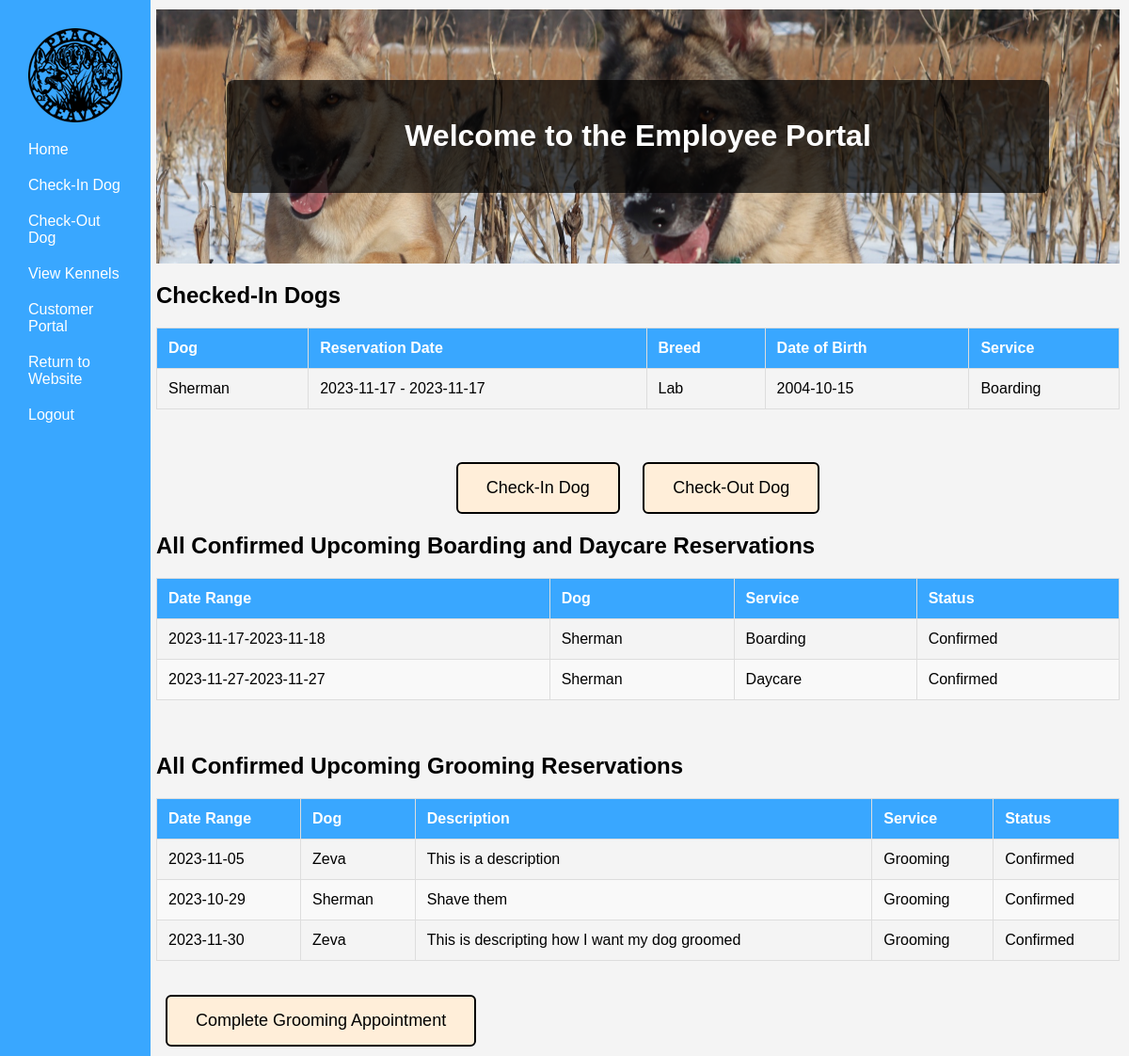
The page /php/Employee Portal/EmpHome.php (signed in) on the database its author committed.
### tables this page shows
CREATE TABLE `reservation` (
  `Res_ID` int(11) NOT NULL,
  `ResStartTime` date NOT NULL,
  `ResEndTime` date NOT NULL,
  `EmerContact` varchar(255) NOT NULL,
  `EmerPhone` varchar(12) NOT NULL,
  `isCheckedIn` tinyint(1) NOT NULL,
  `ServiceType` text NOT NULL,
  `isApproved` tinyint(1) NOT NULL,
  `ResDesc` varchar(500) NOT NULL,
  `isFinished` tinyint(1) NOT NULL,
  `CustID` int(11) NOT NULL,
  `DogID` int(11) NOT NULL,
  `KennelID` int(11) NOT NULL
);

CREATE TABLE `dog` (
  `DogID` int(11) NOT NULL,
  `DogName` varchar(30) NOT NULL,
  `Breed` varchar(30) NOT NULL,
  `DogDOB` date NOT NULL,
  `Sex` char(1) NOT NULL,
  `isFixed` tinyint(1) NOT NULL,
  `Weight` int(3) NOT NULL,
  `Color` varchar(16) NOT NULL,
  `HasForms` tinyint(1) NOT NULL DEFAULT 0,
  `DogOtherInfo` varchar(500) NOT NULL,
  `CustID` int(11) NOT NULL
);

CREATE TABLE `grooming_reservation` (
  `GroomResID` int(11) NOT NULL,
  `ResStartDate` date NOT NULL,
  `ResEndDate` date NOT NULL,
  `EmerContact` varchar(255) NOT NULL,
  `EmerPhone` varchar(12) NOT NULL,
  `isApproved` tinyint(1) NOT NULL DEFAULT 0,
  `GroomingDesc` varchar(500) NOT NULL,
  `isFinished` tinyint(1) NOT NULL DEFAULT 0,
  `CustID` int(11) NOT NULL,
  `DogID` int(11) NOT NULL
);

### php/UserHandling/classes/Config.php (called while the page is built)
<?php
class Config {
    public static function get($path = null) {
        if($path) {
            $config = $GLOBALS['config'];
            $path = explode('/',$path);
            foreach($path as $bit ) {
                if(isset($config[$bit])) {
                    $config = $config[$bit];
                } else {
                    return false;
                }
            }
            return $config;
        }
        return false;
    }
}

### php/UserHandling/classes/DB.php (called while the page is built, shortened)
<?php
class DB {
    private static $_instance = null;
    private $_pdo,
            $_query,
            $_lastQuery,
            $_error = false,
            $_results,
            $_count = 0;
    private function __construct() {
        try {
            $this->_pdo = new PDO('mysql:host=' . Config::get('mysql/host') . ';dbname=' . Config::get('mysql/db'),Config::get('mysql/username'), Config::get('mysql/password'));
        } catch (PDOException $e) {
            die($e->getMessage());
        }
    }
    public static function getInstance() {
        if(!isset(self::$_instance)) {
            self::$_instance = new DB();
        }
        return self::$_instance;
    }
    public function query($sql, $params = array()) {
        $this->_error = false;
        if($this->_query = $this->_pdo->prepare($sql)) {
            $x=1;
            if(count($params)) {
                foreach($params as $param) {
                    $this->_query->bindValue($x, $param);
                    $x++;
                }
            }
            if($this->_query->execute()) {
                $this->_results = $this->_query->fetchAll(PDO::FETCH_OBJ);
                $this->_count = $this->_query->rowCount();
            } else {
                $this->_error = true;
            }
        }
        return $this;
    }
    public function get($table, $where) {
        return $this->action('SELECT *', $table, $where);
    }
    public function results() {
        return $this->_results;
    }
    public function first() {
        return $this->results()[0];
    }
    private function action ($action, $table, $where = array()) {
        if(count($where) === 3) {
            $operators = array('=','>','<','<=','>=');
            $field      = $where[0];
            $operator   = $where[1];
            $value      = $where[2];
            if (in_array($operator, $operators)) {
                $sql = "{$action} FROM {$table} WHERE {$field} {$operator} ?";
                if(!$this->query($sql,array($value))->error()) {
                    return $this;
                }
            }
        }
        return false;
    }
    public function count() {
        return $this->_count;
    }
    public function error() {
        return $this->_error;
    }
    public function selectWhere($table, $conditions = array()) {
        if (count($conditions) > 0) {
            $where = '';
            $x = 1;
            foreach ($conditions as $field => $value) {
                $where .= "{$field} = ?";
                if ($x < count($conditions)) {
                    $where .= ' AND ';
                }
                $x++;
            }
            $sql = "SELECT * FROM {$table} WHERE {$where}";
            if (!$this->query($sql, array_values($conditions))->error()) {
                return $this;
            }
        }
        return false;
    }
}

### php/UserHandling/classes/User.php (called while the page is built, shortened)
<?php
class User {
    private $_db,
            $_data,
            $_sessionName,
            $_cookieName,
            $_isLoggedIn;
    public function __construct($user = null) {
        $this->_db = DB::getInstance();
        $this->_sessionName = Config::get('session/session_name');
        if(!$user) {
            if(Session::exists($this->_sessionName)) {
                $user = Session::get($this->_sessionName);
                if($this->find($user)) {
                    $this->_isLoggedIn = true;
                } else {
                }
            }
        } else {
            $this->find($user);
        }
    }
    public function find($user = null) {
        if($user) {
            $field = (is_numeric($user)) ? 'id' : 'username';
            $data = $this->_db->get('users', array($field, '=', $user));
            if($data->count() > 0) {
                $this->_data = $data->first();
                return true;
            }
        }
        return false;
    }
    public function data() {
        return $this->_data;
    }
    public function isLoggedIn() {
        return $this->_isLoggedIn;
    }
}

### php/UserHandling/classes/Session.php (called while the page is built, shortened)
<?php
class Session {
    public static function exists($name) {
        return (isset($_SESSION[$name])) ? true : false;
    }
    public static function get($name) {
        return $_SESSION[$name];
    }
}

### php/UserHandling/classes/Reservation.php (called while the page is built, shortened)
<?php
class Reservation {
    private $_db,
            $_reservationData;
    public function __construct($service, array $dogs) {
        $this->_db = DB::getInstance();
    }
    public function getReservationData()
    {
        return $this->_reservationData;
    }
    public function getCheckedInReservations() {
        $whereConditions = array(
            'isApproved' => 1,
            'isCheckedIn' => 1,
            'isFinished' => 0,
        );
        $data = $this->_db->selectWhere('reservation', $whereConditions);
        if ($data->count() > 0) {
            $this->_reservationData = $data->results();
            return true;
        } else {
            return false;
        }
    }
    public function getConfirmedReservations(){
        $whereConditions = array(
            'isApproved' => 1,
            'isFinished' => 0,
        );
        $data = $this->_db->selectWhere('reservation', $whereConditions);
        if ($data->count() > 0) {
            $this->_reservationData = $data->results();
            return true;
        } else {
            return false;
        }
    }
}

### php/UserHandling/classes/Dog.php (called while the page is built, shortened)
<?php
class Dog {
    private $_db,
            $_dogData,
            $_sessionName;
    public function __construct() {
        $this->_db = DB::getInstance();
    }
    public function findDogInfoWithDogID($dog = null){
        if($dog){
            $fields = 'DogID';
            $data = $this->_db->get('dog', array($fields, '=', $dog));
            if($data->count() > 0) {
                $this->_dogData = $data->first();
                return true;
            }
        }else{
            return false;
        }
    }
    public function data(){
        return $this->_dogData;
    }
}

### php/UserHandling/classes/GroomingReservation.php (called while the page is built, shortened)
<?php
class GroomingReservation {
    private $_db,
            $_groomingReservationData,
            $_sessionName,
            $_cookieName;
    public function __construct($service, array $dogs) {
        $this->_db = DB::getInstance();
    }
    public function getReservationData()
    {
        return $this->_groomingReservationData;
    }
    public function getConfirmedGroomingReservations(){
        $whereConditions = array(
            'isApproved' => 1,
            'isFinished' => 0,
        );
        $data = $this->_db->selectWhere('grooming_reservation', $whereConditions);
        if ($data->count() > 0) {
            $this->_groomingReservationData = $data->results();
            return true;
        } else {
            return false;
        }
    }
}

### php/Employee Portal/EmpHome.php (the view, shortened to what this page needs)
<?php
    $user = new User();
    if($user->isLoggedIn()) {
    if($user->data()->group == 2 ){
        include("../Employee Portal/EmpNavBar.php");
    }
?>
<!DOCTYPE html>
<html>
<head>
    <link rel="stylesheet" href="/PeaceOfHeavenWebPage/css/EmpHome.css">
</head>
<body>
    <div class=content>
    <div class="header">
        <div class="welcome-box">
        <h1>Welcome to the Employee Portal</h1>
        </div>
    </div>
<h2>Checked-In Dogs</h2>
        <table>
            <thead>
            <tr>
                <th>Dog</th>
                <th>Reservation Date</th>
                <th>Breed</th>
                <th>Date of Birth</th>
                <th>Service</th>
            </tr>
            </thead>
            <tbody>
            <?php
            $reservation = new Reservation('reservation', array());
            $dog = new Dog();
            $reservation->getCheckedInReservations();
            $reservationData = $reservation->getReservationData();
            if(!empty($reservationData)){
                foreach ($reservationData as $reservation){
                    echo '<tr>';
                    $dog->findDogInfoWithDogID($reservation->DogID);
                    $dogData = $dog->data();
                    $dogName = $dog->data()->DogName;
                    echo '<td>'. $dogName . '</td>';
                    echo '<td>'. $reservation->ResStartTime . ' - ' .  $reservation->ResStartTime . '</td>';
                    echo '<td>' . $dogData->Breed . '</td>';
                    echo '<td>' . $dogData->DogDOB . '</td>';
                    echo '<td>' . $reservation->ServiceType . '</td>';
                    echo '</tr>';
                }
            }
            ?>
            </tbody>
        </table>
        <br><br>
        <div class="button-container">
            <a class="check-in-button" href='/PeaceOfHeavenWebPage/php/Employee Portal/CheckIn.php'>Check-In Dog</a>
            <a class="check-out-button" href='/PeaceOfHeavenWebPage/php/Employee Portal/CheckOut.php'>Check-Out Dog</a>
        </div>
         <h2>All Confirmed Upcoming Boarding and Daycare Reservations</h2>
        <table>
            <thead>
            <tr>
                <th>Date Range</th>
                <th>Dog</th>
                <th>Service</th>
                <th>Status</th>
            </tr>
            </thead>
            <tbody>
            <?php
                $reservation = new Reservation('service', array());
                $dog = new Dog();
                $reservation->getConfirmedReservations();
                $allReservations = $reservation->getReservationData();
                if(!empty($allReservations)){
                    foreach ($allReservations as $reservation){
                        echo '<tr>';
                        echo '<td>' . $reservation->ResStartTime . '-'.$reservation->ResEndTime.'</td>';
                        $dog->findDogInfoWithDogID($reservation->DogID);
                        $dogName = $dog->data()->DogName;
                        echo '<td>'.$dogName.'</td>';
                        echo '<td>' . $reservation->ServiceType .'</td>';
                        echo '<td> Confirmed </td>';
                        echo '</tr>';
                    }
                }
            ?>
            </tbody>
        </table>
        <br><br>
                <h2>All Confirmed Upcoming Grooming Reservations</h2>
        <table>
            <thead>
            <tr>
                <th>Date Range</th>
                <th>Dog</th>
                <th>Description</th>
                <th>Service</th>
                <th>Status</th>
            </tr>
            </thead>
            <tbody>
            <?php
                $reservation = new GroomingReservation('service', array());
                $dog = new Dog();
                $reservation->getConfirmedGroomingReservations();
                $allReservations = $reservation->getReservationData();
                if(!empty($allReservations)){
                    foreach ($allReservations as $reservation){
                        echo '<tr>';
                        echo '<td>' . $reservation->ResStartDate . '</td>';
                        $dog->findDogInfoWithDogID($reservation->DogID);
                        $dogName = $dog->data()->DogName;
                        echo '<td>'.$dogName.'</td>';
                        $groomDesc = $reservation->GroomingDesc;
                        echo '<td>'.$groomDesc.'</td>';
                        echo '<td> Grooming </td>';
                        echo '<td> Confirmed </td>';
                        echo '</tr>';
                    }
                }
            ?>
            </tbody>
        </table>
        <br><br>
        <div class="view-button-container">
        <a href="/PeaceOfHeavenWebPage/php/Employee Portal/CompleteGrooming.php">
            <button class="check-out-button">Complete Grooming Appointment</button>
        </a>
    </div>
    </div>
</body>
</html>
<?php } ?>

### css/CredNavBar.css (style rules this page uses)
body { margin: 0; padding: 0; font-family: Arial, sans-serif; }
.content { margin-left: 75%; padding: 20px; }

### css/EmpHome.css (style rules this page uses)
body { font-family: Arial, sans-serif; background-color: #f4f4f4; margin: 0; padding: 0; }
.content { margin-left: 13%; padding: 10px; }
.header { background-image: url('/PeaceOfHeavenWebPage/Img/Dogs-In-Snow.jpg'); background-size: cover; background-position: 65% 35%; color: #fff; text-align: center; padding: 75px; }
.welcome-box { background-color: rgba(0, 0, 0, 0.7); padding: 20px; border-radius: 8px; }
table { width: 100%; border-collapse: collapse; margin-top: 20px; }
thead { background-color: #39A7FF; color: white; }
th, td { border: 1px solid #dddddd; text-align: left; padding: 12px; }
tr:nth-child(even) { background-color: #f9f9f9; }
.button-container { text-align: center; margin-top: 20px; }
.check-in-button, .check-out-button { background-color: #FFEED9; color: black; border: 2px solid black; padding: 15px 30px; text-align: center; text-decoration: none; display: inline-block; font-size: 18px; cursor: pointer; margin: 0 10px; border-radius: 6px; }

### rows shown on the page
reservation: DogID.DogName "Sherman", ResStartTime "2023-11-17", DogID.Breed "Lab", DogID.DogDOB "2004-10-15", ServiceType "Boarding", ResEndTime "2023-11-18"
reservation: ResStartTime "2023-11-27", ResEndTime "2023-11-27", DogID.DogName "Sherman", ServiceType "Daycare"
grooming_reservation: ResStartDate "2023-11-05", DogID.DogName "Zeva", GroomingDesc "This is a description"
grooming_reservation: ResStartDate "2023-10-29", DogID.DogName "Sherman", GroomingDesc "Shave them"
grooming_reservation: ResStartDate "2023-11-30", DogID.DogName "Zeva", GroomingDesc "This is descripting how I want my dog groomed"
